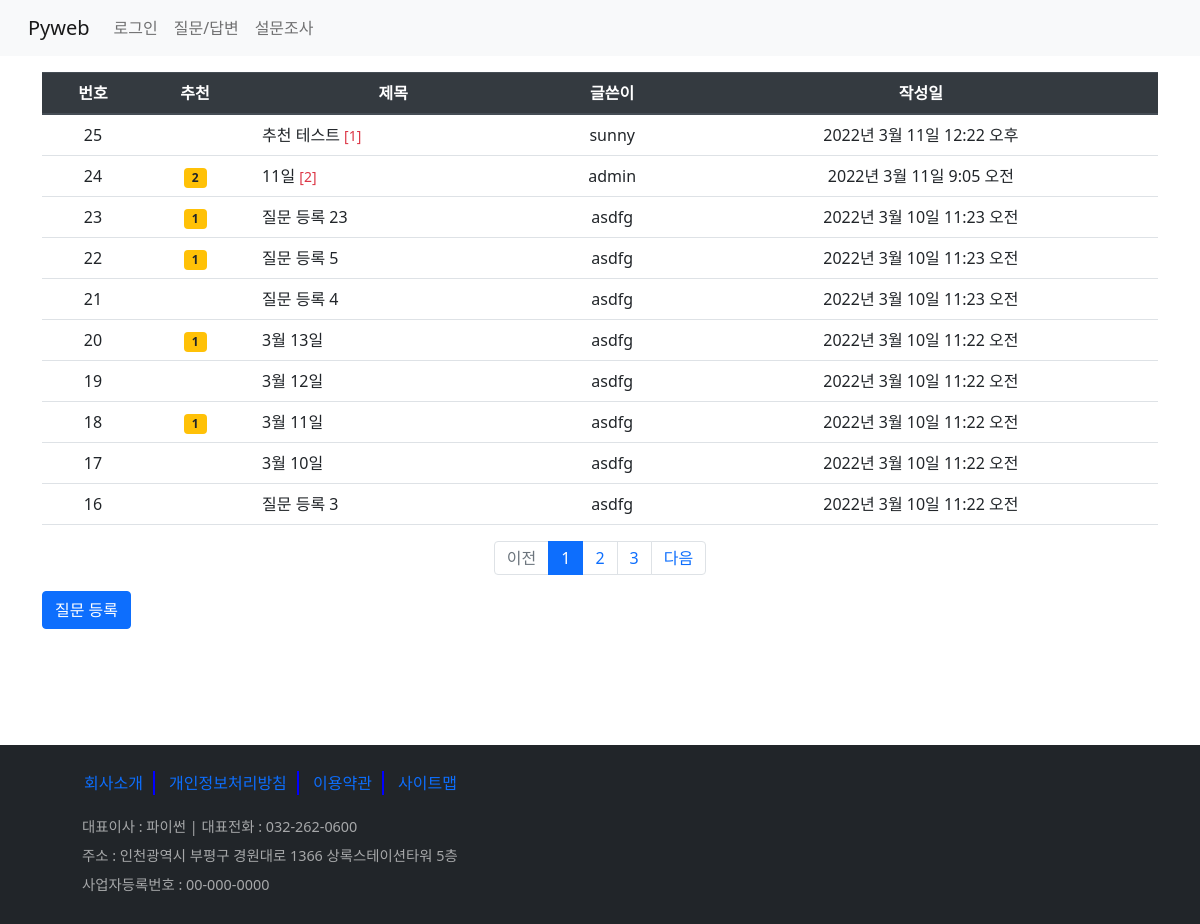
The app's page /board/boardlist/, older data.
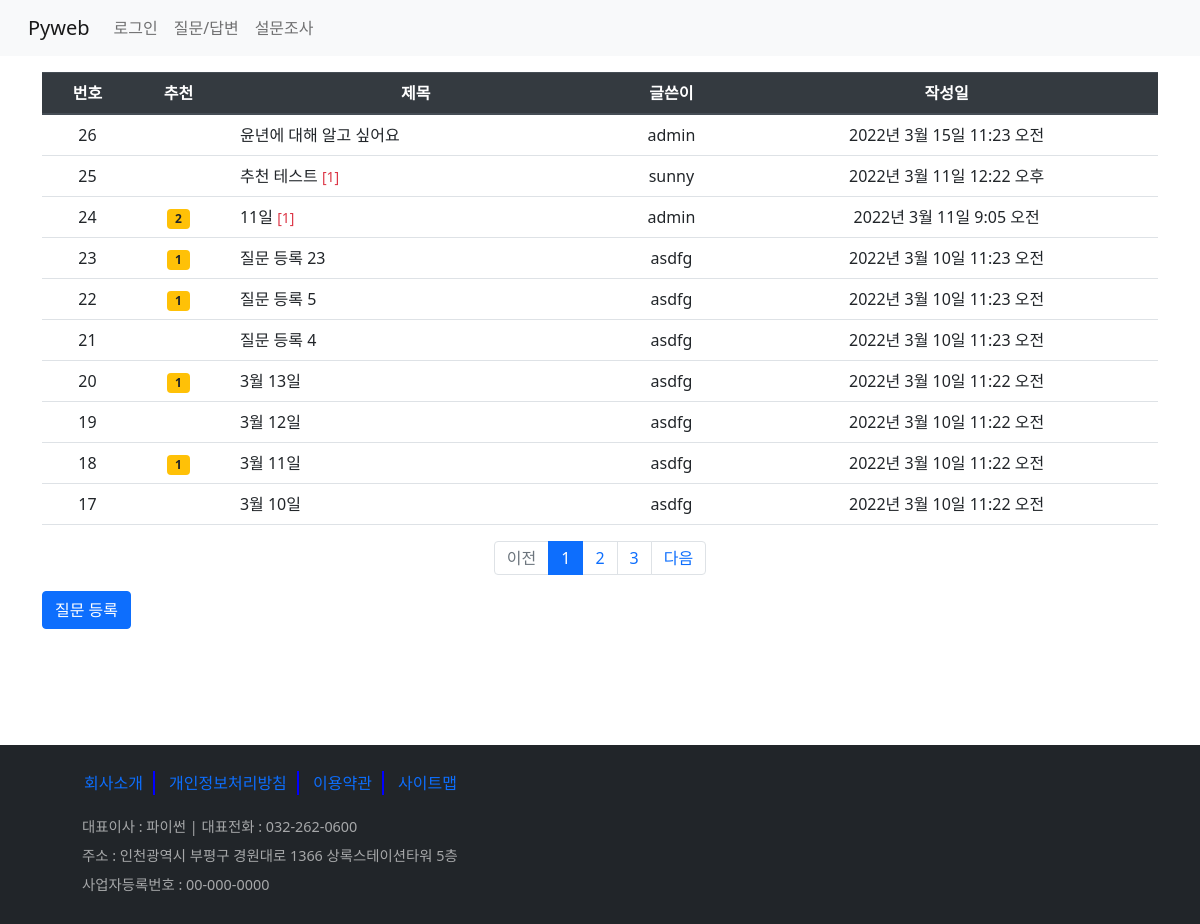
The same page, newer data.
### board/models.py (models this page shows, shortened)
class Question(models.Model):
    subject = models.CharField(max_length=200)
    content = models.TextField()
    create_date = models.DateTimeField()
    modify_date = models.DateTimeField(null=True, blank=True)  # null 허용, blank - 폼 데이터 null
    author = models.ForeignKey(User, on_delete=models.CASCADE, related_name='author_question')
    voter = models.ManyToManyField(User, related_name='voter_question')  # 추천수 - 다대다 관계

### board/views/base_views.py (the view)
# urls.py: path('boardlist/', base_views.boardlist, name='boardlist'),
def boardlist(request):
    question_list = Question.objects.order_by('-create_date')  # '-' : 내림차순, '-pk'도 가능
    page = request.GET.get('page', '1')
    paginator = Paginator(question_list, 10)  # 페이지당 Question 10개
    page_obj = paginator.get_page(page)
    context = {'question_list': page_obj}
    return render(request, 'board/question_list.html', context)

### board/templatetags/board_filter.py (called while the page is built)
@register.filter
def sub(value, arg):
    return value - arg

### templates/board/question_list.html (shortened to what this page needs)
{% extends 'base.html' %}
{% load board_filter %}
{% block content %}
    <div class="container my-3">
        <table class="table">
            <thead class="thead-dark">
                <tr class="text-center">
                    <th>번호</th><th>추천</th><th>제목</th><th>글쓴이</th><th>작성일</th>
                </tr>
            </thead>
            <tbody>
                {% if question_list %}
                    {% for question in question_list %}
                    <tr class="text-center">
                        <td>{{ question_list.paginator.count|sub:question_list.start_index|sub:forloop.counter0|add:1 }}</td>
                        <td>
                            {% if question.voter.count %}
                            <span class="badge badge-warning text-dark px-2 py-1">{{ question.voter.count }}</span>
                            {% endif %}
                        </td>
                        <td class="text-left px-3">
                            <a class="text-decoration-none text-dark"
                               href="{% url 'board:detail' question.id %}">{{ question.subject }}</a>
                            {% if question.answer_set.count %}
                            <span class="text-danger small">[{{ question.answer_set.count }}]</span>
                            {% endif %}
                        </td>
                        <td>{{ question.author }}</td>
                        <td>{{ question.create_date }}</td>
                    </tr>
                    {% endfor %}
                {% else %}
                    <p>질문이 없습니다.</p>
                {% endif %}
            </tbody>
        </table>
        <ul class="pagination justify-content-center">
            {% if question_list.has_previous %}
            <li class="page-item">
                <a class="page-link" href="?page={{ question_list.previous_page_number }}">이전</a>
            </li>
            {% else %}
            <li class="page-item disabled">
                <a class="page-link" href="#">이전</a>
            </li>
            {% endif %}
            {% for page_number in question_list.paginator.page_range %}
                {% if page_number == question_list.number %}
                    <li class="page-item active">
                        <a class="page-link" href="?page={{ page_number }}">{{ page_number }}</a>
                    </li>
                {% else %}
                    <li class="page-item">
                        <a class="page-link" href="?page={{ page_number }}">{{ page_number }}</a>
                    </li>
                {% endif %}
            {% endfor %}
            {% if question_list.has_next %}
            <li class="page-item">
                <a class="page-link" href="?page={{ question_list.next_page_number }}">다음</a>
            </li>
            {% else %}
            <li class="page-item disabled">
                <a class="page-link" href="#">다음</a>
            </li>
            {% endif %}
        </ul>
        <a class="btn btn-primary" href="{% url 'board:question_create' %}">질문 등록</a>
        <div class="question_list"></div>
    </div>
{% endblock %}

Row changes from the older to the newer data that the page shows:
no longer on this page (row unchanged): Question: paginator.count|sub "16", subject "질문 등록 3", author "asdfg", create_date "2022년 3월 10일 11:22 오전"
added Question: paginator.count|sub "26", subject "윤년에 대해 알고 싶어요", author "admin", create_date "2022년 3월 15일 11:23 오전"
computed for Question "2022년 3월 11일 9:05 오전": answer_set.count "2" → "1"
